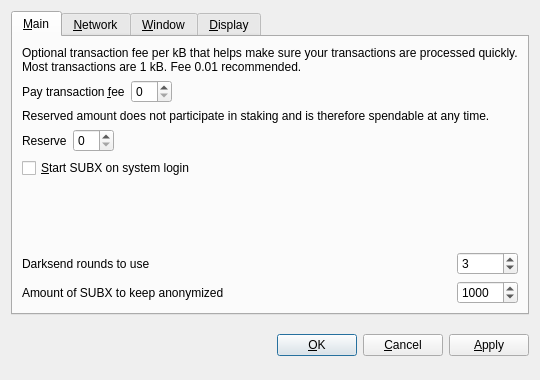
<?xml version="1.0" encoding="UTF-8"?>
<ui version="4.0">
 <class>OptionsDialog</class>
 <widget class="QDialog" name="OptionsDialog">
  <property name="geometry">
   <rect>
    <x>0</x>
    <y>0</y>
    <width>540</width>
    <height>380</height>
   </rect>
  </property>
  <property name="windowTitle">
   <string>Options</string>
  </property>
  <property name="modal">
   <bool>true</bool>
  </property>
  <layout class="QVBoxLayout" name="verticalLayout">
   <item>
    <widget class="QTabWidget" name="tabWidget">
     <property name="tabPosition">
      <enum>QTabWidget::North</enum>
     </property>
     <property name="currentIndex">
      <number>0</number>
     </property>
     <widget class="QWidget" name="tabMain">
      <attribute name="title">
       <string>&amp;Main</string>
      </attribute>
      <layout class="QGridLayout" name="gridLayout">
       <item row="0" column="0" colspan="2">
        <widget class="QLabel" name="transactionFeeInfoLabel">
         <property name="text">
          <string>Optional transaction fee per kB that helps make sure your transactions are processed quickly. Most transactions are 1 kB. Fee 0.01 recommended.</string>
         </property>
         <property name="textFormat">
          <enum>Qt::PlainText</enum>
         </property>
         <property name="wordWrap">
          <bool>true</bool>
         </property>
        </widget>
       </item>
       <item row="1" column="0">
        <layout class="QHBoxLayout" name="horizontalLayoutFee">
         <item>
          <widget class="QLabel" name="transactionFeeLabel">
           <property name="text">
            <string>Pay transaction &amp;fee</string>
           </property>
           <property name="textFormat">
            <enum>Qt::PlainText</enum>
           </property>
           <property name="buddy">
            <cstring>transactionFee</cstring>
           </property>
          </widget>
         </item>
         <item>
          <widget class="BitcoinAmountField" name="transactionFee"/>
         </item>
         <item>
          <spacer name="horizontalSpacerFee">
           <property name="orientation">
            <enum>Qt::Horizontal</enum>
           </property>
           <property name="sizeHint" stdset="0">
            <size>
             <width>40</width>
             <height>20</height>
            </size>
           </property>
          </spacer>
         </item>
        </layout>
       </item>
       <item row="2" column="0" colspan="2">
        <widget class="QLabel" name="reserveBalanceInfoLabel">
         <property name="text">
          <string>Reserved amount does not participate in staking and is therefore spendable at any time.</string>
         </property>
         <property name="textFormat">
          <enum>Qt::PlainText</enum>
         </property>
         <property name="wordWrap">
          <bool>true</bool>
         </property>
        </widget>
       </item>
       <item row="3" column="0">
        <layout class="QHBoxLayout" name="horizontalLayoutReserveBalance">
         <item>
          <widget class="QLabel" name="reserveBalanceLabel">
           <property name="text">
            <string>Reserve</string>
           </property>
           <property name="textFormat">
            <enum>Qt::PlainText</enum>
           </property>
           <property name="buddy">
            <cstring>reserveBalance</cstring>
           </property>
          </widget>
         </item>
         <item>
          <widget class="BitcoinAmountField" name="reserveBalance"/>
         </item>
         <item>
          <spacer name="horizontalSpacerReserveBalance">
           <property name="orientation">
            <enum>Qt::Horizontal</enum>
           </property>
           <property name="sizeHint" stdset="0">
            <size>
             <width>40</width>
             <height>20</height>
            </size>
           </property>
          </spacer>
         </item>
        </layout>
       </item>
       <item row="4" column="0">
        <widget class="QCheckBox" name="bitcoinAtStartup">
         <property name="toolTip">
          <string>Automatically start SUBX after logging in to the system.</string>
         </property>
         <property name="text">
          <string>&amp;Start SUBX on system login</string>
         </property>
        </widget>
       </item>
       <item row="5" column="0">
        <spacer name="verticalSpacer_Main">
         <property name="orientation">
          <enum>Qt::Vertical</enum>
         </property>
         <property name="sizeHint" stdset="0">
          <size>
           <width>20</width>
           <height>40</height>
          </size>
         </property>
        </spacer>
       </item>
       <item row="6" column="0">
        <widget class="QLabel" name="label">
         <property name="toolTip">
          <string>&lt;html&gt;&lt;head/&gt;&lt;body&gt;&lt;p&gt;This setting determines the amount of individual masternodes that an input will be anonymized through. More rounds of anonymization gives a higher degree of privacy, but also costs more in fees.&lt;/p&gt;&lt;/body&gt;&lt;/html&gt;</string>
         </property>
         <property name="text">
          <string>Darksend rounds to use</string>
         </property>
        </widget>
       </item>
       <item row="6" column="1">
        <widget class="QSpinBox" name="darksendRounds">
         <property name="minimum">
          <number>2</number>
         </property>
         <property name="maximum">
          <number>16</number>
         </property>
         <property name="value">
          <number>3</number>
         </property>
        </widget>
       </item>
       <item row="7" column="0">
        <widget class="QLabel" name="label_2">
         <property name="toolTip">
          <string>This amount acts as a threshold to turn off Darksend once it's reached.</string>
         </property>
         <property name="statusTip">
          <string notr="true"/>
         </property>
         <property name="whatsThis">
          <string notr="true"/>
         </property>
         <property name="accessibleName">
          <string notr="true"/>
         </property>
         <property name="accessibleDescription">
          <string notr="true"/>
         </property>
         <property name="text">
          <string>Amount of SUBX to keep anonymized</string>
         </property>
        </widget>
       </item>
       <item row="7" column="1">
        <widget class="QSpinBox" name="anonymizesubx">
         <property name="minimum">
          <number>2</number>
         </property>
         <property name="maximum">
          <number>10000</number>
         </property>
         <property name="singleStep">
          <number>10</number>
         </property>
         <property name="value">
          <number>1000</number>
         </property>
        </widget>
       </item>
      </layout>
     </widget>
     <widget class="QWidget" name="tabNetwork">
      <attribute name="title">
       <string>&amp;Network</string>
      </attribute>
      <layout class="QVBoxLayout" name="verticalLayout_Network">
       <item>
        <widget class="QCheckBox" name="mapPortUpnp">
         <property name="toolTip">
          <string>Automatically open the SUBX client port on the router. This only works when your router supports UPnP and it is enabled.</string>
         </property>
         <property name="text">
          <string>Map port using &amp;UPnP</string>
         </property>
        </widget>
       </item>
       <item>
        <widget class="QCheckBox" name="connectSocks">
         <property name="toolTip">
          <string>Connect to the SUBX network through a SOCKS5 proxy (e.g. when connecting through Tor).</string>
         </property>
         <property name="text">
          <string>&amp;Connect through SOCKS5 proxy:</string>
         </property>
        </widget>
       </item>
       <item>
        <layout class="QHBoxLayout" name="horizontalLayout_Network">
         <item>
          <widget class="QLabel" name="proxyIpLabel">
           <property name="text">
            <string>Proxy &amp;IP:</string>
           </property>
           <property name="textFormat">
            <enum>Qt::PlainText</enum>
           </property>
           <property name="buddy">
            <cstring>proxyIp</cstring>
           </property>
          </widget>
         </item>
         <item>
          <widget class="QValidatedLineEdit" name="proxyIp">
           <property name="maximumSize">
            <size>
             <width>140</width>
             <height>16777215</height>
            </size>
           </property>
           <property name="toolTip">
            <string>IP address of the proxy (e.g. 127.0.0.1)</string>
           </property>
          </widget>
         </item>
         <item>
          <widget class="QLabel" name="proxyPortLabel">
           <property name="text">
            <string>&amp;Port:</string>
           </property>
           <property name="textFormat">
            <enum>Qt::PlainText</enum>
           </property>
           <property name="buddy">
            <cstring>proxyPort</cstring>
           </property>
          </widget>
         </item>
         <item>
          <widget class="QLineEdit" name="proxyPort">
           <property name="maximumSize">
            <size>
             <width>55</width>
             <height>16777215</height>
            </size>
           </property>
           <property name="toolTip">
            <string>Port of the proxy (e.g. 9050)</string>
           </property>
          </widget>
         </item>
         <item>
          <spacer name="horizontalSpacer_Network">
           <property name="orientation">
            <enum>Qt::Horizontal</enum>
           </property>
           <property name="sizeHint" stdset="0">
            <size>
             <width>40</width>
             <height>20</height>
            </size>
           </property>
          </spacer>
         </item>
        </layout>
       </item>
       <item>
        <spacer name="verticalSpacer_Network">
         <property name="orientation">
          <enum>Qt::Vertical</enum>
         </property>
         <property name="sizeHint" stdset="0">
          <size>
           <width>20</width>
           <height>40</height>
          </size>
         </property>
        </spacer>
       </item>
      </layout>
     </widget>
     <widget class="QWidget" name="tabWindow">
      <attribute name="title">
       <string>&amp;Window</string>
      </attribute>
      <layout class="QVBoxLayout" name="verticalLayout_Window">
       <item>
        <widget class="QCheckBox" name="minimizeToTray">
         <property name="toolTip">
          <string>Show only a tray icon after minimizing the window.</string>
         </property>
         <property name="text">
          <string>&amp;Minimize to the tray instead of the taskbar</string>
         </property>
        </widget>
       </item>
       <item>
        <widget class="QCheckBox" name="minimizeOnClose">
         <property name="toolTip">
          <string>Minimize instead of exit the application when the window is closed. When this option is enabled, the application will be closed only after selecting Quit in the menu.</string>
         </property>
         <property name="text">
          <string>M&amp;inimize on close</string>
         </property>
        </widget>
       </item>
       <item>
        <spacer name="verticalSpacer_Window">
         <property name="orientation">
          <enum>Qt::Vertical</enum>
         </property>
         <property name="sizeHint" stdset="0">
          <size>
           <width>20</width>
           <height>40</height>
          </size>
         </property>
        </spacer>
       </item>
      </layout>
     </widget>
     <widget class="QWidget" name="tabDisplay">
      <attribute name="title">
       <string>&amp;Display</string>
      </attribute>
      <layout class="QVBoxLayout" name="verticalLayout_Display">
       <item>
        <layout class="QHBoxLayout" name="horizontalLayout_1_Display">
         <item>
          <widget class="QLabel" name="langLabel">
           <property name="text">
            <string>User Interface &amp;language:</string>
           </property>
           <property name="textFormat">
            <enum>Qt::PlainText</enum>
           </property>
           <property name="buddy">
            <cstring>lang</cstring>
           </property>
          </widget>
         </item>
         <item>
          <widget class="QValueComboBox" name="lang">
           <property name="toolTip">
            <string>The user interface language can be set here. This setting will take effect after restarting SUBX.</string>
           </property>
          </widget>
         </item>
        </layout>
       </item>
       <item>
        <layout class="QHBoxLayout" name="horizontalLayout_2_Display">
         <item>
          <widget class="QLabel" name="unitLabel">
           <property name="text">
            <string>&amp;Unit to show amounts in:</string>
           </property>
           <property name="textFormat">
            <enum>Qt::PlainText</enum>
           </property>
           <property name="buddy">
            <cstring>unit</cstring>
           </property>
          </widget>
         </item>
         <item>
          <widget class="QValueComboBox" name="unit">
           <property name="toolTip">
            <string>Choose the default subdivision unit to show in the interface and when sending coins.</string>
           </property>
          </widget>
         </item>
        </layout>
       </item>
       <item>
        <widget class="QCheckBox" name="coinControlFeatures">
         <property name="toolTip">
          <string>Whether to show coin control features or not.</string>
         </property>
         <property name="text">
          <string>Display coin &amp;control features (experts only!)</string>
         </property>
        </widget>
       </item>
       <item>
        <widget class="QCheckBox" name="useBlackTheme">
         <property name="text">
          <string>Use black visual theme (requires restart)</string>
         </property>
        </widget>
       </item>
       <item>
        <spacer name="verticalSpacer_Display">
         <property name="orientation">
          <enum>Qt::Vertical</enum>
         </property>
         <property name="sizeHint" stdset="0">
          <size>
           <width>20</width>
           <height>40</height>
          </size>
         </property>
        </spacer>
       </item>
      </layout>
     </widget>
    </widget>
   </item>
   <item>
    <layout class="QHBoxLayout" name="horizontalLayout_Buttons">
     <item>
      <spacer name="horizontalSpacer_1">
       <property name="orientation">
        <enum>Qt::Horizontal</enum>
       </property>
       <property name="sizeHint" stdset="0">
        <size>
         <width>40</width>
         <height>48</height>
        </size>
       </property>
      </spacer>
     </item>
     <item>
      <widget class="QLabel" name="statusLabel">
       <property name="font">
        <font>
         <weight>75</weight>
         <bold>true</bold>
        </font>
       </property>
       <property name="text">
        <string/>
       </property>
       <property name="textFormat">
        <enum>Qt::PlainText</enum>
       </property>
       <property name="wordWrap">
        <bool>true</bool>
       </property>
      </widget>
     </item>
     <item>
      <spacer name="horizontalSpacer_2">
       <property name="orientation">
        <enum>Qt::Horizontal</enum>
       </property>
       <property name="sizeHint" stdset="0">
        <size>
         <width>40</width>
         <height>48</height>
        </size>
       </property>
      </spacer>
     </item>
     <item>
      <widget class="QPushButton" name="okButton">
       <property name="text">
        <string>&amp;OK</string>
       </property>
      </widget>
     </item>
     <item>
      <widget class="QPushButton" name="cancelButton">
       <property name="text">
        <string>&amp;Cancel</string>
       </property>
       <property name="autoDefault">
        <bool>false</bool>
       </property>
      </widget>
     </item>
     <item>
      <widget class="QPushButton" name="applyButton">
       <property name="text">
        <string>&amp;Apply</string>
       </property>
       <property name="autoDefault">
        <bool>false</bool>
       </property>
      </widget>
     </item>
    </layout>
   </item>
  </layout>
 </widget>
 <customwidgets>
  <customwidget>
   <class>BitcoinAmountField</class>
   <extends>QSpinBox</extends>
   <header>bitcoinamountfield.h</header>
   <container>1</container>
  </customwidget>
  <customwidget>
   <class>QValueComboBox</class>
   <extends>QComboBox</extends>
   <header>qvaluecombobox.h</header>
  </customwidget>
  <customwidget>
   <class>QValidatedLineEdit</class>
   <extends>QLineEdit</extends>
   <header>qvalidatedlineedit.h</header>
  </customwidget>
 </customwidgets>
 <resources/>
 <connections/>
</ui>
